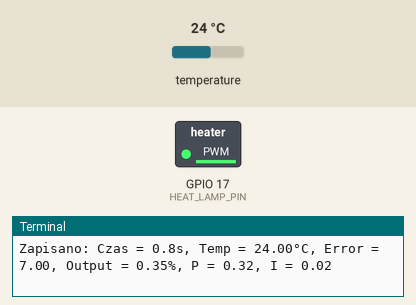
A program run on a simulated Raspberry Pi (BCM pin numbers). On the bench: switched loads named in the program (green lamp = pin HIGH), the last lines printed to the terminal. Inputs (shaded band) come from the test bench; at power-on: temperature 24 °C. Files the program writes start out absent; the clock reads 2024-03-15 10:24:30 at power-on unless the program sets it.

Above: at 1.2 s.
1.3 s: temperature set to 12 °C
At 3.2 s:
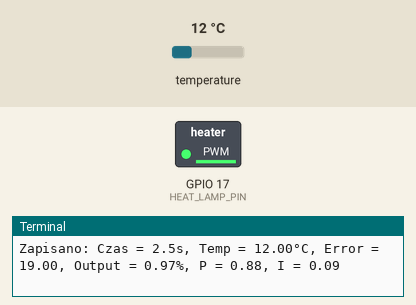
5.7 s: temperature set to 33 °C
At 7.2 s:
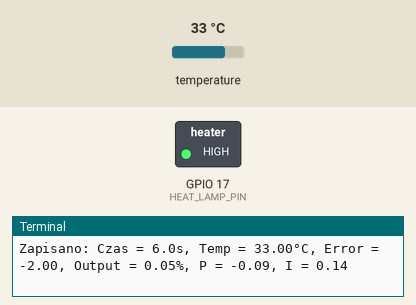
Timing chart, 0 to 8.7 s (numbered marks = the images above; inputs shaded):
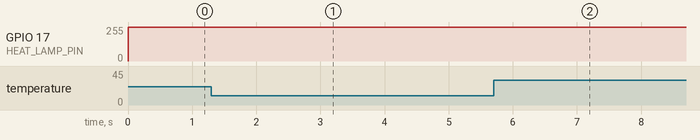

Measured:
- after the input at 1.3 s, GPIO 17 (HEAT_LAMP_PIN): 254/255 → 253/255 after 1.2 s, → 252/255 1.8 s later
- after the input at 5.7 s, GPIO 17 (HEAT_LAMP_PIN): 252/255 → 255/255 after 0.31 s

The program:

pid.py
```python
import time
import RPi.GPIO as GPIO
from w1thermsensor import W1ThermSensor
import csv
from datetime import datetime

class PIDController:
    def __init__(self, Kp, Ki, Kd):
        self.Kp = Kp
        self.Ki = Ki
        self.Kd = Kd
        self.previous_error = 0
        self.integral = 0

    def compute(self, setpoint, current_temperature, dt):
        error = setpoint - current_temperature
        self.integral += error * dt
        derivative = (error - self.previous_error) / dt

        # Obliczenie poszczególnych części regulatora
        P = self.Kp * error
        I = self.Ki * self.integral
        D = self.Kd * derivative

        output = P + I + D
        self.previous_error = error

        # Zwraca wynik ograniczony od 0 do 100 oraz poszczególne składowe
        return max(0, min(100, output)), error, P, I, D

# Funkcja inicjalizująca plik CSV
def initialize_csv(file_path):
    with open(file_path, mode='w', newline='') as file:
        writer = csv.writer(file)
        writer.writerow(["Time (s)", "Temperature (°C)", "Error", "PID Output", "P Component", "I Component"])
    print(f"Plik {file_path} zainicjalizowany.")

# Funkcja zapisująca dane do pliku CSV
def save_to_csv(file_path, elapsed_time, temperature, error, pid_output, P, I):
    with open(file_path, mode='a', newline='') as file:
        writer = csv.writer(file)
        writer.writerow([elapsed_time, temperature, error, pid_output, P, I])
    print(f"Zapisano: Czas = {elapsed_time:.1f}s, Temp = {temperature:.2f}°C, Error = {error:.2f}, Output = {pid_output:.2f}%, P = {P:.2f}, I = {I:.2f}")

# Inicjalizacja GPIO
GPIO.setmode(GPIO.BCM)
HEAT_LAMP_PIN = 17  # GPIO pin for heat lamp
GPIO.setup(HEAT_LAMP_PIN, GPIO.OUT)

# Inicjalizacja PWM
pwm = GPIO.PWM(HEAT_LAMP_PIN, 100)  # 100 Hz frequency
pwm.start(100)

# Inicjalizacja DS18B20 Sensor
sensor = W1ThermSensor()

# Parametry PID
setpoint = 31.0  # Zadana temperatura
dt = 1.0  # Odstęp czasu w sekundach
Kp = 0.0463
Ki = 0.00333
Kd = 0.0

pid = PIDController(Kp=Kp, Ki=Ki, Kd=Kd)

# Plik CSV do zapisu danych
csv_file = "pid_temperature_log.csv"
initialize_csv(csv_file)

start_time = time.time()  # Czas początkowy programu

try:
    while True:
        # Odczyt temperatury z DS18B20
        try:
            current_temperature = sensor.get_temperature()
        except Exception as e:
            print(f"Error reading temperature: {e}")
            current_temperature = None

        if current_temperature is not None:
            # Oblicz wartość PID oraz dodatkowe informacje
            pid_output, error, P, I, D = pid.compute(setpoint, current_temperature, dt)

            # Odwrócona logika PWM
            inverted_pwm = 100 - pid_output  # Invert the duty cycle
            pwm.ChangeDutyCycle(inverted_pwm)

            # Obliczenie czasu
            elapsed_time = time.time() - start_time

            # Wyświetlenie danych
            print(f"Time: {elapsed_time:.1f}s, Temp: {current_temperature:.2f}°C, Error: {error:.2f}, "
                  f"PID Output: {pid_output:.2f}%, PWM: {inverted_pwm:.2f}%, P: {P:.2f}, I: {I:.2f}")

            # Zapis do pliku CSV
            save_to_csv(csv_file, elapsed_time, current_temperature, error, pid_output, P, I)

        time.sleep(dt)

except KeyboardInterrupt:
    print("\nStopping...")
finally:
    # Czyszczenie GPIO
    pwm.stop()
    GPIO.cleanup()
    print("GPIO cleaned up.")
```
